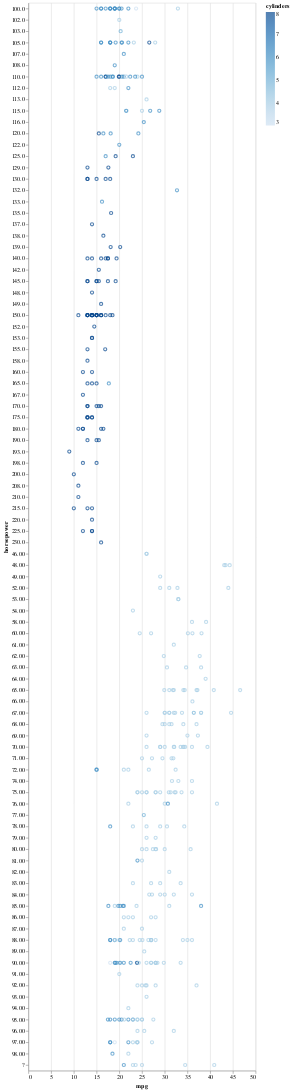

The notebook cell saved with this chart:
### Code cell
#3
alt.Chart(df).mark_point().encode(x="mpg", y="horsepower", color ="cylinders")

### Figure 1 — Vega-Lite specification as saved in the notebook (floating-point values rounded to 4 significant figures; data arrays with more than 128 entries replaced by an {"elided": "..."} marker saying what was removed)
{"config": {"view": {"continuousWidth": 400, "continuousHeight": 300}}, "data": {"name": "data-32a5c6167a3c239fcce740ef5bbe0650"}, "mark": "point", "encoding": {"color": {"field": "cylinders", "type": "quantitative"}, "x": {"field": "mpg", "type": "quantitative"}, "y": {"field": "horsepower", "type": "nominal"}}, "$schema": "https://vega.github.io/schema/vega-lite/v4.17.0.json", "datasets": {"data-32a5c6167a3c239fcce740ef5bbe0650": {"elided": "398 records"}}}
